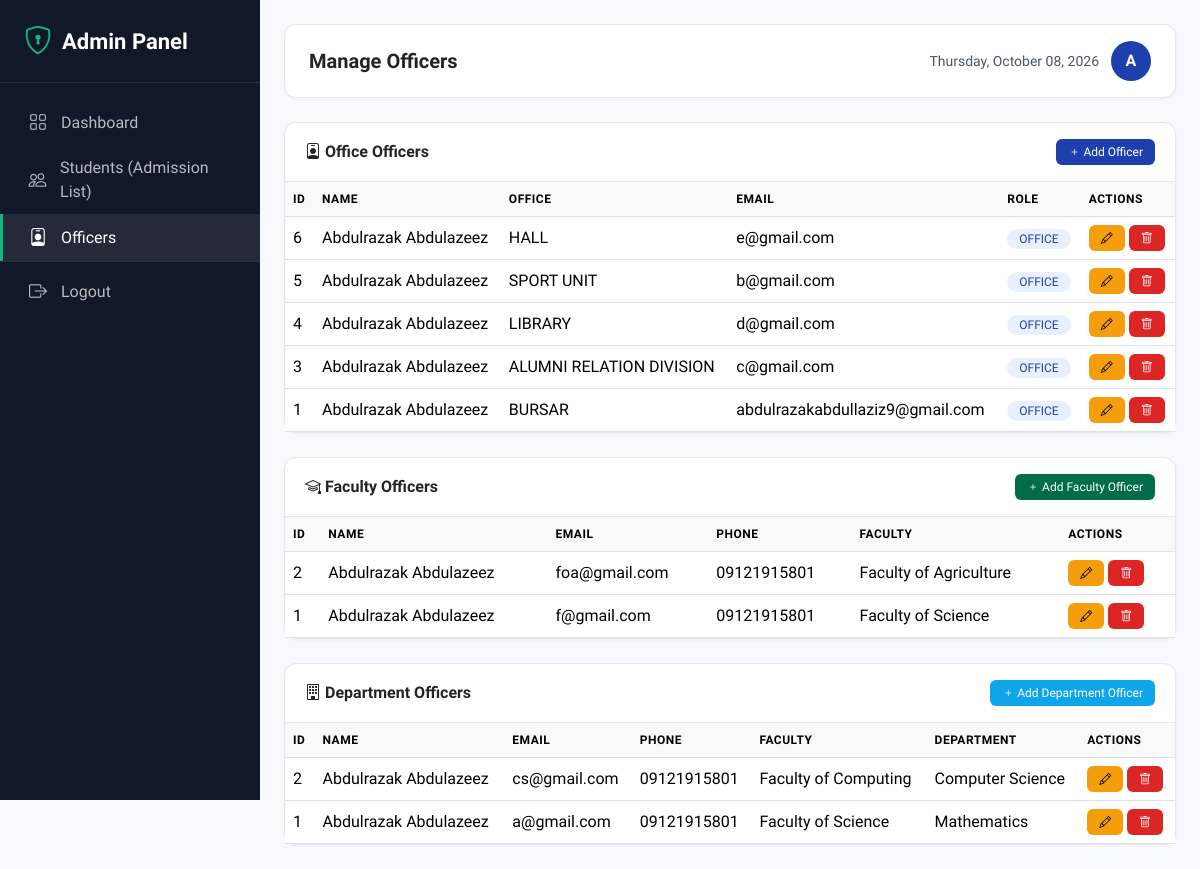
The page /admin/officers.php (signed in) on the database its author committed.
### tables this page shows
CREATE TABLE `officers` (
  `id` int(11) NOT NULL,
  `fullname` varchar(255) DEFAULT NULL,
  `office` varchar(100) DEFAULT NULL,
  `email` varchar(150) DEFAULT NULL,
  `phone` varchar(50) DEFAULT NULL,
  `password` varchar(255) DEFAULT NULL,
  `created_at` timestamp NOT NULL DEFAULT current_timestamp(),
  `digital_signature` varchar(255) DEFAULT NULL,
  `role` varchar(20) DEFAULT 'OFFICE'
);

CREATE TABLE `faculty_officers` (
  `id` int(11) NOT NULL,
  `fullname` varchar(255) DEFAULT NULL,
  `email` varchar(255) DEFAULT NULL,
  `phone` varchar(50) DEFAULT NULL,
  `faculty_id` int(11) DEFAULT NULL,
  `faculty_name` varchar(200) NOT NULL,
  `password` varchar(255) DEFAULT NULL,
  `created_at` timestamp NOT NULL DEFAULT current_timestamp(),
  `digital_signature` varchar(255) DEFAULT NULL,
  `signature_uploaded_at` timestamp NULL DEFAULT NULL
);

CREATE TABLE `department_officers` (
  `id` int(11) NOT NULL,
  `fullname` varchar(255) NOT NULL,
  `email` varchar(255) NOT NULL,
  `phone` varchar(50) NOT NULL,
  `faculty_id` int(11) NOT NULL,
  `faculty_name` varchar(255) NOT NULL,
  `department_id` int(11) NOT NULL,
  `department_name` varchar(255) NOT NULL,
  `password` varchar(255) NOT NULL,
  `digital_signature` varchar(255) DEFAULT NULL,
  `created_at` timestamp NOT NULL DEFAULT current_timestamp()
);

### admin/officers.php (the view, shortened to what the rows shown need)
<?php
include '../includes/config.php';
$officers = mysqli_query($conn, "SELECT * FROM officers WHERE role = 'OFFICE' ORDER BY id DESC");
$edit_officer = null;
$faculty_officers = mysqli_query($conn, "SELECT * FROM faculty_officers ORDER BY id DESC");
$department_officers = mysqli_query($conn, "SELECT * FROM department_officers ORDER BY id DESC");
?>
<!DOCTYPE html>
<html lang="en">
<head>
    <link href="https://cdn.jsdelivr.net/npm/bootstrap@5.3.2/dist/css/bootstrap.min.css" rel="stylesheet">
    <link rel="stylesheet" href="https://cdn.jsdelivr.net/npm/bootstrap-icons@1.11.3/font/bootstrap-icons.min.css">
</head>
<body>
<div class="main-content">
    <?php if(isset($_GET['action']) && $_GET['action'] == 'add' || isset($_GET['edit'])): ?>
    <div class="card-custom mb-4">
        <div class="card-header">
            <?php echo isset($_GET['edit']) ? 'Edit Officer' : 'Add New Officer'; ?>
            <a href="officers.php" class="btn btn-secondary btn-sm float-end">Back</a>
        </div>
        <div class="card-body">
            <form method="POST" id="officerForm">
                <?php if(isset($_GET['edit'])): ?>
                    <input type="hidden" name="id" value="<?php echo $edit_officer['id']; ?>">
                <?php endif; ?>
                <div class="row g-3">
                    <div class="col-md-6">
                        <label class="form-label fw-semibold">Full Name <span class="required-star">*</span></label>
                        <input type="text" name="fullname" class="form-control" value="<?php echo $edit_officer['fullname'] ?? ''; ?>" required>
                    </div>
                    <div class="col-md-6">
                        <label class="form-label fw-semibold">Email <span class="required-star">*</span></label>
                        <input type="email" name="email" class="form-control" value="<?php echo $edit_officer['email'] ?? ''; ?>" required>
                    </div>
                    <div class="col-md-6">
                        <label class="form-label fw-semibold">Phone</label>
                        <input type="text" name="phone" class="form-control" value="<?php echo $edit_officer['phone'] ?? ''; ?>">
                    </div>
                    <div class="col-md-6">
                        <label class="form-label fw-semibold">Role <span class="required-star">*</span></label>
                        <select name="role" class="form-select" id="roleSelect" onchange="toggleConditionalFields()" required>
                            <option value="">Select Role</option>
                            <option value="OFFICE" <?php echo (isset($edit_officer) && $edit_officer['role'] == 'OFFICE') ? 'selected' : ''; ?>>Office Officer</option>
                            <option value="DEPARTMENT" <?php echo (isset($edit_officer) && $edit_officer['role'] == 'DEPARTMENT') ? 'selected' : ''; ?>>Department Officer</option>
                            <option value="FACULTY" <?php echo (isset($edit_officer) && $edit_officer['role'] == 'FACULTY') ? 'selected' : ''; ?>>Faculty Officer</option>
                        </select>
                    </div>
                    <div class="col-md-6" id="officeField">
                        <label class="form-label fw-semibold">Office <span class="required-star">*</span></label>
                        <select name="office" class="office-dropdown form-select" id="officeSelect">
                            <option value="">Select Office</option>
                            <option value="BURSAR" <?php echo (isset($edit_officer) && isset($edit_officer['office']) && $edit_officer['office'] == 'BURSAR') ? 'selected' : ''; ?>>BURSAR</option>
                            <option value="ALUMNI RELATION DIVISION" <?php echo (isset($edit_officer) && isset($edit_officer['office']) && $edit_officer['office'] == 'ALUMNI RELATION DIVISION') ? 'selected' : ''; ?>>ALUMNI RELATION DIVISION</option>
                            <option value="LIBRARY" <?php echo (isset($edit_officer) && isset($edit_officer['office']) && $edit_officer['office'] == 'LIBRARY') ? 'selected' : ''; ?>>LIBRARY</option>
                            <option value="SPORT UNIT" <?php echo (isset($edit_officer) && isset($edit_officer['office']) && $edit_officer['office'] == 'SPORT UNIT') ? 'selected' : ''; ?>>SPORT UNIT</option>
                            <option value="HALL" <?php echo (isset($edit_officer) && isset($edit_officer['office']) && $edit_officer['office'] == 'HALL') ? 'selected' : ''; ?>>HALL</option>
                        </select>
                    </div>
                    <div class="conditional-fields" id="facultyDepartmentFields">
                        <div class="mb-3">
                            <label class="form-label fw-semibold">Faculty <span class="required-star">*</span></label>
                            <select name="faculty_id" class="form-select" id="facultySelect" onchange="loadDepartments()">
                                <option value="">Select Faculty</option>
                                <?php
                                $faculties_result = mysqli_query($conn, "SELECT id, faculty_name FROM faculties ORDER BY faculty_name ASC");
                                while($faculty = mysqli_fetch_assoc($faculties_result)):
                                    $selected = '';
                                    if(isset($edit_officer) && isset($edit_officer['faculty_id']) && $edit_officer['faculty_id'] == $faculty['id']){
                                        $selected = 'selected';
                                    }
                                ?>
                                    <option value="<?php echo $faculty['id']; ?>" <?php echo $selected; ?>><?php echo htmlspecialchars($faculty['faculty_name']); ?></option>
                                <?php endwhile; ?>
                            </select>
                        </div>
                        <div class="mb-3" id="departmentField">
                            <label class="form-label fw-semibold">Department <span class="required-star">*</span></label>
                            <select name="department_id" class="form-select" id="departmentSelect">
                                <option value="">Select Department</option>
                                <?php
                                if(isset($edit_officer) && isset($edit_officer['department_id']) && $edit_officer['department_id'] > 0){
                                    $dept_result = mysqli_query($conn, "SELECT id, department_name FROM departments WHERE id = '{$edit_officer['department_id']}'");
                                    while($dept = mysqli_fetch_assoc($dept_result)){
                                        echo '<option value="' . $dept['id'] . '" selected>' . htmlspecialchars($dept['department_name']) . '</option>';
                                    }
                                }
                                ?>
                            </select>
                            <small class="text-muted" id="departmentHelp">Select a faculty first to load departments</small>
                        </div>
                    </div>
                    <div class="col-md-6">
                        <label class="form-label fw-semibold"><?php echo isset($_GET['edit']) ? 'New Password (leave blank to keep current)' : 'Password <span class="required-star">*</span>'; ?></label>
                        <input type="password" name="password" class="form-control" <?php echo !isset($_GET['edit']) ? 'required' : ''; ?>>
                    </div>
                </div>
                <button type="submit" name="save_officer" class="btn btn-primary mt-3">
                    <i class="bi bi-check2"></i> <?php echo isset($_GET['edit']) ? 'Update Officer' : 'Add Officer'; ?>
                </button>
                <a href="officers.php" class="btn btn-secondary mt-3">Cancel</a>
            </form>
        </div>
    </div>
    <?php else: ?>
    <div class="card-custom mb-4">
        <div class="card-body p-0">
            <div class="table-responsive">
                <table class="table table-hover mb-0">
                    <thead>
                        <tr>
                            <th>ID</th>
                            <th>Name</th>
                            <th>Office</th>
                            <th>Email</th>
                            <th>Role</th>
                            <th>Actions</th>
                        </tr>
                    </thead>
                    <tbody>
                        <?php if(mysqli_num_rows($officers) > 0): ?>
                            <?php while($row = mysqli_fetch_assoc($officers)): ?>
                            <tr>
                                <td><?php echo $row['id']; ?></td>
                                <td><?php echo htmlspecialchars($row['fullname']); ?></td>
                                <td><?php echo htmlspecialchars($row['office']); ?></td>
                                <td><?php echo htmlspecialchars($row['email']); ?></td>
                                <td><span class="role-badge office"><?php echo $row['role']; ?></span></td>
                                <td>
                                    <a href="officers.php?edit=<?php echo $row['id']; ?>" class="btn btn-warning btn-sm"><i class="bi bi-pencil"></i></a>
                                    <a href="javascript:void(0)" onclick="confirmDelete(<?php echo $row['id']; ?>)" class="btn btn-danger btn-sm"><i class="bi bi-trash"></i></a>
                                </td>
                            </tr>
                            <?php endwhile; ?>
                        <?php else: ?>
                            <tr><td colspan="6" class="text-center text-muted py-4" style="font-family:'Hanken Grotesk',sans-serif;">No office officers found</td></tr>
                        <?php endif; ?>
                    </tbody>
                </table>
            </div>
        </div>
    </div>
    <div class="card-custom mb-4">
        <div class="card-body p-0">
            <div class="table-responsive">
                <table class="table table-hover mb-0">
                    <thead>
                        <tr>
                            <th>ID</th>
                            <th>Name</th>
                            <th>Email</th>
                            <th>Phone</th>
                            <th>Faculty</th>
                            <th>Actions</th>
                        </tr>
                    </thead>
                    <tbody>
                        <?php if(mysqli_num_rows($faculty_officers) > 0): ?>
                            <?php while($row = mysqli_fetch_assoc($faculty_officers)): ?>
                            <tr>
                                <td><?php echo $row['id']; ?></td>
                                <td><?php echo htmlspecialchars($row['fullname']); ?></td>
                                <td><?php echo htmlspecialchars($row['email']); ?></td>
                                <td><?php echo htmlspecialchars($row['phone']); ?></td>
                                <td><?php echo htmlspecialchars($row['faculty_name']); ?></td>
                                <td>
                                    <a href="officers.php?edit=<?php echo $row['id']; ?>" class="btn btn-warning btn-sm"><i class="bi bi-pencil"></i></a>
                                    <a href="javascript:void(0)" onclick="confirmDelete(<?php echo $row['id']; ?>)" class="btn btn-danger btn-sm"><i class="bi bi-trash"></i></a>
                                </td>
                            </tr>
                            <?php endwhile; ?>
                        <?php else: ?>
                            <tr><td colspan="6" class="text-center text-muted py-4" style="font-family:'Hanken Grotesk',sans-serif;">No faculty officers found</td></tr>
                        <?php endif; ?>
                    </tbody>
                </table>
            </div>
        </div>
    </div>
    <div class="card-custom">
        <div class="card-body p-0">
            <div class="table-responsive">
                <table class="table table-hover mb-0">
                    <thead>
                        <tr>
                            <th>ID</th>
                            <th>Name</th>
                            <th>Email</th>
                            <th>Phone</th>
                            <th>Faculty</th>
                            <th>Department</th>
                            <th>Actions</th>
                        </tr>
                    </thead>
                    <tbody>
                        <?php if(mysqli_num_rows($department_officers) > 0): ?>
                            <?php while($row = mysqli_fetch_assoc($department_officers)): ?>
                            <tr>
                                <td><?php echo $row['id']; ?></td>
                                <td><?php echo htmlspecialchars($row['fullname']); ?></td>
                                <td><?php echo htmlspecialchars($row['email']); ?></td>
                                <td><?php echo htmlspecialchars($row['phone']); ?></td>
                                <td><?php echo htmlspecialchars($row['faculty_name']); ?></td>
                                <td><?php echo htmlspecialchars($row['department_name']); ?></td>
                                <td>
                                    <a href="officers.php?edit=<?php echo $row['id']; ?>" class="btn btn-warning btn-sm"><i class="bi bi-pencil"></i></a>
                                    <a href="javascript:void(0)" onclick="confirmDelete(<?php echo $row['id']; ?>)" class="btn btn-danger btn-sm"><i class="bi bi-trash"></i></a>
                                </td>
                            </tr>
                            <?php endwhile; ?>
                        <?php else: ?>
                            <tr><td colspan="7" class="text-center text-muted py-4" style="font-family:'Hanken Grotesk',sans-serif;">No department officers found</td></tr>
                        <?php endif; ?>
                    </tbody>
                </table>
            </div>
        </div>
    </div>
    <?php endif; ?>
</div>
</body>
</html>

### rows shown on the page
officers: id "6", fullname "Abdulrazak Abdulazeez", office "HALL", email "e@gmail.com", role "OFFICE"
officers: id "5", fullname "Abdulrazak Abdulazeez", office "SPORT UNIT", email "b@gmail.com", role "OFFICE"
officers: id "4", fullname "Abdulrazak Abdulazeez", office "LIBRARY", email "d@gmail.com", role "OFFICE"
officers: id "3", fullname "Abdulrazak Abdulazeez", office "ALUMNI RELATION DIVISION", email "c@gmail.com", role "OFFICE"
officers: id "1", fullname "Abdulrazak Abdulazeez", office "BURSAR", email "abdulrazakabdullaziz9@gmail.com", role "OFFICE"
faculty_officers: id "2", fullname "Abdulrazak Abdulazeez", email "foa@gmail.com", phone "09121915801", faculty_name "Faculty of Agriculture"
faculty_officers: id "1", fullname "Abdulrazak Abdulazeez", email "f@gmail.com", phone "09121915801", faculty_name "Faculty of Science"
department_officers: id "2", fullname "Abdulrazak Abdulazeez", email "cs@gmail.com", phone "09121915801", faculty_name "Faculty of Computing", department_name "Computer Science"
department_officers: id "1", fullname "Abdulrazak Abdulazeez", email "a@gmail.com", phone "09121915801", faculty_name "Faculty of Science", department_name "Mathematics"

### other values the page prints
substr($_SESSION['admin_name'], 0, 1) "A"
